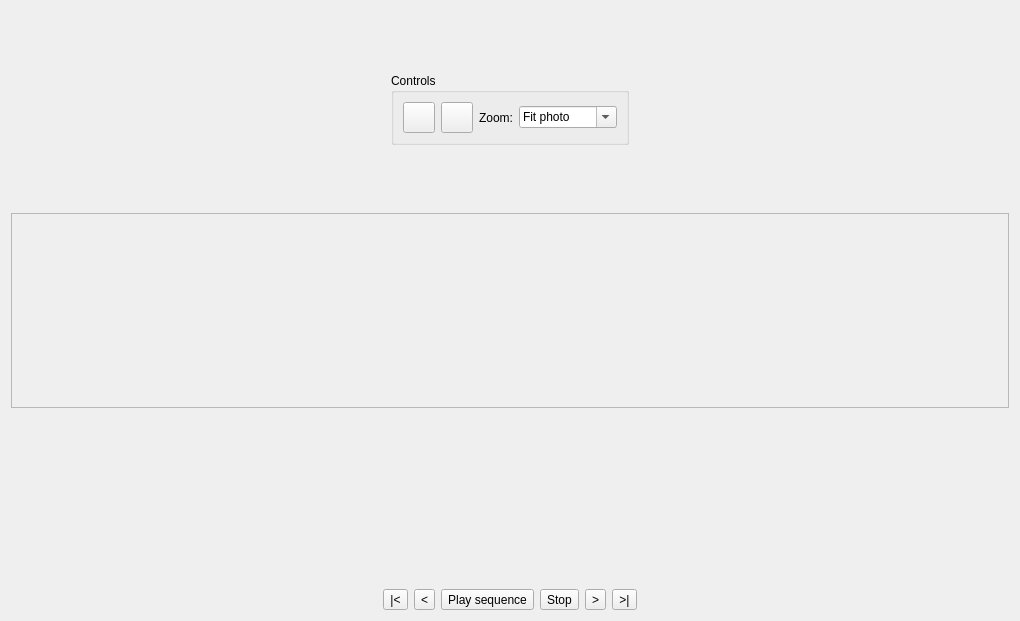
<?xml version="1.0" encoding="UTF-8"?>
<ui version="4.0">
 <class>ImageViewer</class>
 <widget class="QWidget" name="ImageViewer">
  <property name="geometry">
   <rect>
    <x>0</x>
    <y>0</y>
    <width>1020</width>
    <height>621</height>
   </rect>
  </property>
  <property name="windowTitle">
   <string>Form</string>
  </property>
  <layout class="QVBoxLayout" name="verticalLayout">
   <item>
    <layout class="QVBoxLayout" name="controlBarContainer">
     <property name="bottomMargin">
      <number>0</number>
     </property>
     <item>
      <layout class="QHBoxLayout" name="controlBar">
       <item>
        <widget class="QGroupBox" name="grpImageControls">
         <property name="sizePolicy">
          <sizepolicy hsizetype="Fixed" vsizetype="Fixed">
           <horstretch>0</horstretch>
           <verstretch>0</verstretch>
          </sizepolicy>
         </property>
         <property name="title">
          <string>Controls</string>
         </property>
         <layout class="QHBoxLayout" name="horizontalLayout_4">
          <item>
           <widget class="QToolButton" name="tbtnRotateCCW">
            <property name="text">
             <string/>
            </property>
            <property name="iconSize">
             <size>
              <width>24</width>
              <height>24</height>
             </size>
            </property>
           </widget>
          </item>
          <item>
           <widget class="QToolButton" name="tbtnRotateCW">
            <property name="text">
             <string/>
            </property>
            <property name="iconSize">
             <size>
              <width>24</width>
              <height>24</height>
             </size>
            </property>
           </widget>
          </item>
          <item>
           <widget class="QLabel" name="label">
            <property name="text">
             <string>Zoom:</string>
            </property>
           </widget>
          </item>
          <item>
           <widget class="QComboBox" name="cbxZoom">
            <property name="editable">
             <bool>true</bool>
            </property>
            <property name="currentIndex">
             <number>0</number>
            </property>
            <property name="insertPolicy">
             <enum>QComboBox::NoInsert</enum>
            </property>
            <item>
             <property name="text">
              <string>Fit photo</string>
             </property>
            </item>
            <item>
             <property name="text">
              <string>Fit specimen</string>
             </property>
            </item>
            <item>
             <property name="text">
              <string>10%</string>
             </property>
            </item>
            <item>
             <property name="text">
              <string>25%</string>
             </property>
            </item>
            <item>
             <property name="text">
              <string>50%</string>
             </property>
            </item>
            <item>
             <property name="text">
              <string>100%</string>
             </property>
            </item>
            <item>
             <property name="text">
              <string>200%</string>
             </property>
            </item>
            <item>
             <property name="text">
              <string>300%</string>
             </property>
            </item>
            <item>
             <property name="text">
              <string>400%</string>
             </property>
            </item>
           </widget>
          </item>
         </layout>
        </widget>
       </item>
      </layout>
     </item>
     <item>
      <layout class="QHBoxLayout" name="announcement_layout"/>
     </item>
    </layout>
   </item>
   <item>
    <widget class="QFrame" name="viewFrame">
     <property name="frameShape">
      <enum>QFrame::StyledPanel</enum>
     </property>
     <property name="frameShadow">
      <enum>QFrame::Raised</enum>
     </property>
    </widget>
   </item>
   <item>
    <layout class="QVBoxLayout" name="bottomLayout">
     <property name="topMargin">
      <number>0</number>
     </property>
     <item alignment="Qt::AlignHCenter">
      <widget class="QLabel" name="lblMessage">
       <property name="text">
        <string/>
       </property>
      </widget>
     </item>
     <item>
      <layout class="QHBoxLayout" name="horizontalLayout">
       <item>
        <spacer name="horizontalSpacer">
         <property name="orientation">
          <enum>Qt::Horizontal</enum>
         </property>
         <property name="sizeHint" stdset="0">
          <size>
           <width>40</width>
           <height>20</height>
          </size>
         </property>
        </spacer>
       </item>
       <item>
        <widget class="QToolButton" name="tbtnFirst">
         <property name="toolTip">
          <string>First</string>
         </property>
         <property name="text">
          <string>|&lt;</string>
         </property>
        </widget>
       </item>
       <item>
        <widget class="QToolButton" name="tbtnPrev">
         <property name="toolTip">
          <string>Previous</string>
         </property>
         <property name="text">
          <string>&lt;</string>
         </property>
        </widget>
       </item>
       <item>
        <widget class="QToolButton" name="tbtnPlay">
         <property name="text">
          <string>Play sequence</string>
         </property>
        </widget>
       </item>
       <item>
        <widget class="QToolButton" name="tbtnStop">
         <property name="text">
          <string>Stop</string>
         </property>
        </widget>
       </item>
       <item>
        <widget class="QToolButton" name="tbtnNext">
         <property name="toolTip">
          <string>Next</string>
         </property>
         <property name="text">
          <string>&gt;</string>
         </property>
        </widget>
       </item>
       <item>
        <widget class="QToolButton" name="tbtnLast">
         <property name="toolTip">
          <string>Last</string>
         </property>
         <property name="text">
          <string>&gt;|</string>
         </property>
        </widget>
       </item>
       <item>
        <spacer name="horizontalSpacer_2">
         <property name="orientation">
          <enum>Qt::Horizontal</enum>
         </property>
         <property name="sizeHint" stdset="0">
          <size>
           <width>40</width>
           <height>20</height>
          </size>
         </property>
        </spacer>
       </item>
      </layout>
     </item>
    </layout>
   </item>
  </layout>
 </widget>
 <resources/>
 <connections/>
</ui>
